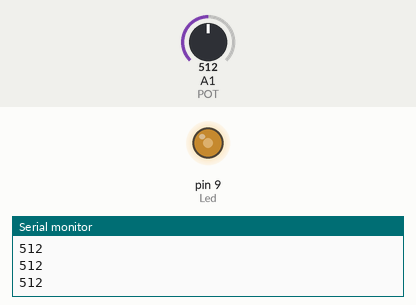
The sketch below on a simulated Arduino Uno, built with avr-gcc and run on an emulated ATmega328P. Shown: output pins drawn as LEDs (lit = HIGH), the last lines printed to the serial monitor. The inputs (shaded band) are chosen by the test bench; at power-on: A1 (POT) = 512.

Above: at 1.2 s.
1.3 s: A1 (POT) set to 716
At 2.0 s:
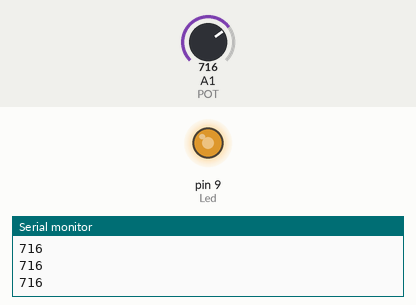
2.8 s: A1 (POT) set to 900
At 3.3 s:
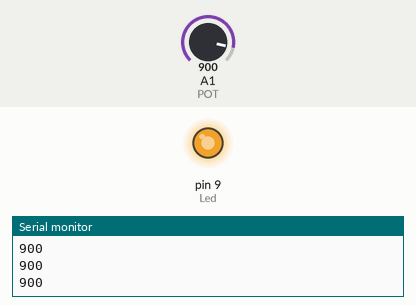
4.3 s: A1 (POT) set to 122
At 4.6 s:
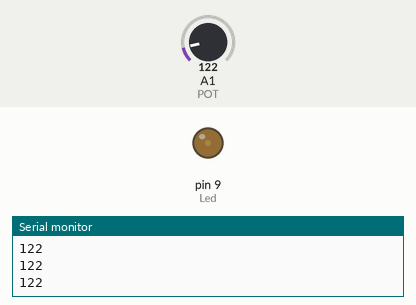
5.8 s: A1 (POT) set to 0
At 7.0 s:
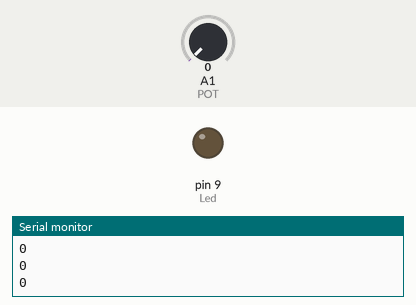
7.3 s: A1 (POT) set to 511
At 8.4 s:
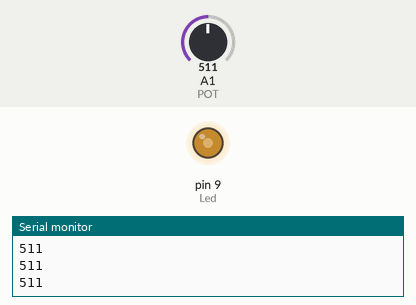
Timing chart, 0 to 9.8 s (numbered marks = the images above; inputs shaded):
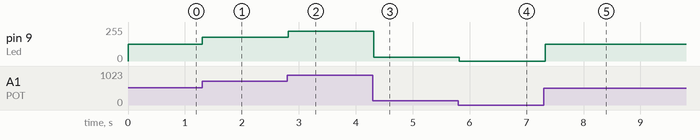

The sketch:

pot_led.ino
```cpp
#define POT  A1
#define Led 9

void setup() {
  // put your setup code here, to run once:
  Serial.begin(9600);
  pinMode(Led,OUTPUT);

}

void loop() {
  // put your main code here, to run repeatedly:

  int val = analogRead(POT);

    //convert
  int brightness = map(val,0,1023,0,255);

  analogWrite(Led, brightness);

  Serial.println(val);
  delay(100);

}
```

Measured:
- after the input at 1.3 s, pin 9 (Led): 127/255 → 178/255 at once
- after the input at 2.8 s, pin 9 (Led): 178/255 → 224/255 at once
- after the input at 4.3 s, pin 9 (Led): 224/255 → 30/255 at once
- after the input at 5.8 s, pin 9 (Led): 30/255 → 0/255 at once
- after the input at 7.3 s, pin 9 (Led): 0/255 → 127/255 at once
